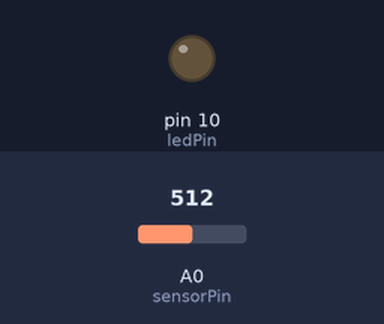
The sketch below on a simulated Arduino Uno, built with avr-gcc and run on an emulated ATmega328P. Shown: output pins drawn as LEDs (lit = HIGH). The test bench sets the inputs (shaded band); at power-on: A0 (sensorPin) = 512.

Above: at 1.2 s.
1.3 s: A0 (sensorPin) set to 0
At 2.5 s:
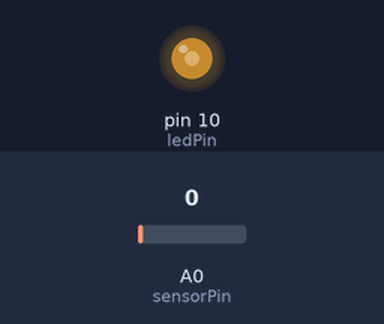
2.8 s: A0 (sensorPin) set to 4
5.8 s: A0 (sensorPin) set to 122
At 5.97 s:
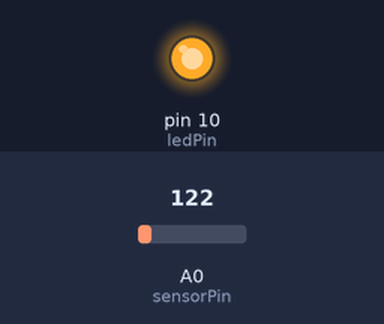
Timing chart, 0 to 14.8 s (numbered marks = the images above; inputs shaded):
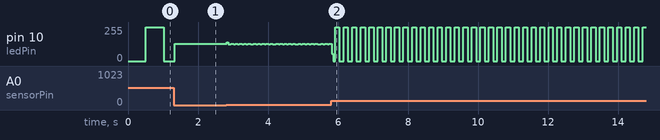

The sketch:

Lesson-8-part-1.ino
```cpp
/*
 * Lesson 8, Part 1: Blink Without Delay (dynamic)
 * Adapted from Examples > Digital > Blink Without Delay
 *
 * Description:
 * This patch reads from one analog input
 * to control the blink rate of one LED.
 *
 * Components:
 * - LED: digital pin 10
 * - Knob/sensor: analog pin 0
 */

// pins
int ledPin = 10;
int sensorPin = A0;

// led state storage
int ledState = LOW;

// sensor value storage
int sensorValue = 0;

// store the last time the task was completed (use unsigned long for time)
unsigned long previousMillis = 0;

// task interval (milliseconds)
long interval = 0;

void setup() {
  // set the LED digital pins as output:
  pinMode(ledPin, OUTPUT);
}

void loop() {
  // get elapsed time (note that currentMillis is initialized with each loop)
  unsigned long currentMillis = millis();

  // read the sensor
  sensorValue = analogRead(sensorPin);
  interval = long(sensorValue);

  // if elapsed time matches or surpasses the interval...
  if (currentMillis - previousMillis >= interval) {
    // save the last time this matched the schedule
    previousMillis = currentMillis;

    // do the task (e.g. blink)
    if (ledState == LOW) {
      ledState = HIGH;
    } else {
      ledState = LOW;
    }
    // set the LED with the ledState of the variable:
    digitalWrite(ledPin, ledState);
    // task complete

  } // done checking time

  // loop

}
```

Measured:
- by itself, pin 10 (ledPin): moves between 0/255 and 255/255, repeating every 0.73 s
